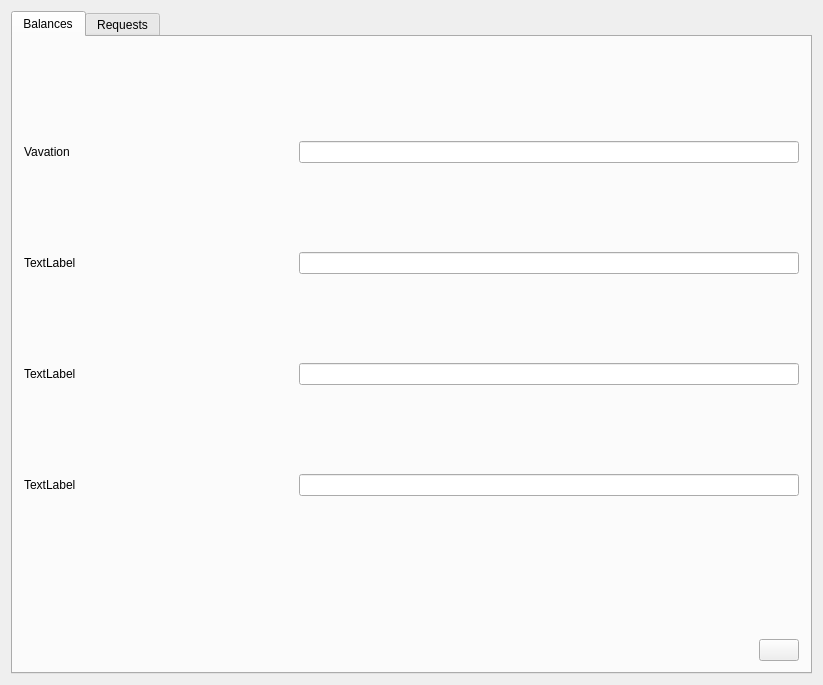
<?xml version="1.0" encoding="UTF-8"?>
<ui version="4.0">
 <class>MainWindow</class>
 <widget class="QMainWindow" name="MainWindow">
  <property name="geometry">
   <rect>
    <x>0</x>
    <y>0</y>
    <width>823</width>
    <height>685</height>
   </rect>
  </property>
  <property name="windowTitle">
   <string>MainWindow</string>
  </property>
  <widget class="QWidget" name="widget">
   <layout class="QGridLayout" name="gridLayout_8">
    <item row="0" column="0">
     <widget class="QTabWidget" name="tabWidget">
      <property name="currentIndex">
       <number>0</number>
      </property>
      <widget class="QWidget" name="tab_balances">
       <attribute name="title">
        <string>Balances</string>
       </attribute>
       <layout class="QGridLayout" name="gridLayout_7">
        <item row="0" column="1">
         <layout class="QGridLayout" name="gridLayout_6">
          <item row="2" column="1">
           <spacer name="horizontalSpacer">
            <property name="orientation">
             <enum>Qt::Horizontal</enum>
            </property>
            <property name="sizeHint" stdset="0">
             <size>
              <width>40</width>
              <height>20</height>
             </size>
            </property>
           </spacer>
          </item>
          <item row="0" column="0" colspan="3">
           <layout class="QGridLayout" name="gridLayout_5">
            <item row="5" column="0">
             <layout class="QGridLayout" name="gridLayout_3">
              <item row="0" column="0">
               <widget class="QLabel" name="label_3">
                <property name="text">
                 <string>TextLabel</string>
                </property>
               </widget>
              </item>
              <item row="0" column="1">
               <spacer name="horizontalSpacer_4">
                <property name="orientation">
                 <enum>Qt::Horizontal</enum>
                </property>
                <property name="sizeType">
                 <enum>QSizePolicy::Fixed</enum>
                </property>
                <property name="sizeHint" stdset="0">
                 <size>
                  <width>40</width>
                  <height>20</height>
                 </size>
                </property>
               </spacer>
              </item>
              <item row="0" column="2">
               <widget class="QLineEdit" name="lineEdit_3">
                <property name="maximumSize">
                 <size>
                  <width>500</width>
                  <height>16777215</height>
                 </size>
                </property>
               </widget>
              </item>
             </layout>
            </item>
            <item row="0" column="0">
             <spacer name="verticalSpacer_3">
              <property name="orientation">
               <enum>Qt::Vertical</enum>
              </property>
              <property name="sizeType">
               <enum>QSizePolicy::Minimum</enum>
              </property>
              <property name="sizeHint" stdset="0">
               <size>
                <width>20</width>
                <height>40</height>
               </size>
              </property>
             </spacer>
            </item>
            <item row="4" column="0">
             <spacer name="verticalSpacer_2">
              <property name="orientation">
               <enum>Qt::Vertical</enum>
              </property>
              <property name="sizeType">
               <enum>QSizePolicy::Fixed</enum>
              </property>
              <property name="sizeHint" stdset="0">
               <size>
                <width>20</width>
                <height>30</height>
               </size>
              </property>
             </spacer>
            </item>
            <item row="2" column="0">
             <spacer name="verticalSpacer">
              <property name="orientation">
               <enum>Qt::Vertical</enum>
              </property>
              <property name="sizeType">
               <enum>QSizePolicy::Fixed</enum>
              </property>
              <property name="sizeHint" stdset="0">
               <size>
                <width>20</width>
                <height>30</height>
               </size>
              </property>
             </spacer>
            </item>
            <item row="3" column="0">
             <layout class="QGridLayout" name="gridLayout_2">
              <item row="0" column="1">
               <spacer name="horizontalSpacer_3">
                <property name="orientation">
                 <enum>Qt::Horizontal</enum>
                </property>
                <property name="sizeType">
                 <enum>QSizePolicy::Fixed</enum>
                </property>
                <property name="sizeHint" stdset="0">
                 <size>
                  <width>40</width>
                  <height>20</height>
                 </size>
                </property>
               </spacer>
              </item>
              <item row="0" column="2">
               <widget class="QLineEdit" name="lineEdit_2">
                <property name="maximumSize">
                 <size>
                  <width>500</width>
                  <height>16777215</height>
                 </size>
                </property>
               </widget>
              </item>
              <item row="0" column="0">
               <widget class="QLabel" name="label_2">
                <property name="text">
                 <string>TextLabel</string>
                </property>
               </widget>
              </item>
             </layout>
            </item>
            <item row="7" column="0">
             <layout class="QGridLayout" name="gridLayout_4">
              <item row="0" column="2">
               <widget class="QLineEdit" name="lineEdit_4">
                <property name="maximumSize">
                 <size>
                  <width>500</width>
                  <height>16777215</height>
                 </size>
                </property>
               </widget>
              </item>
              <item row="0" column="1">
               <spacer name="horizontalSpacer_5">
                <property name="orientation">
                 <enum>Qt::Horizontal</enum>
                </property>
                <property name="sizeType">
                 <enum>QSizePolicy::Fixed</enum>
                </property>
                <property name="sizeHint" stdset="0">
                 <size>
                  <width>40</width>
                  <height>20</height>
                 </size>
                </property>
               </spacer>
              </item>
              <item row="0" column="0">
               <widget class="QLabel" name="label_4">
                <property name="text">
                 <string>TextLabel</string>
                </property>
               </widget>
              </item>
             </layout>
            </item>
            <item row="1" column="0">
             <layout class="QGridLayout" name="gridLayout">
              <item row="2" column="0">
               <widget class="QLabel" name="label">
                <property name="text">
                 <string>Vavation</string>
                </property>
               </widget>
              </item>
              <item row="2" column="1">
               <spacer name="horizontalSpacer_2">
                <property name="orientation">
                 <enum>Qt::Horizontal</enum>
                </property>
                <property name="sizeType">
                 <enum>QSizePolicy::Fixed</enum>
                </property>
                <property name="sizeHint" stdset="0">
                 <size>
                  <width>40</width>
                  <height>20</height>
                 </size>
                </property>
               </spacer>
              </item>
              <item row="2" column="2">
               <widget class="QLineEdit" name="lineEdit">
                <property name="maximumSize">
                 <size>
                  <width>500</width>
                  <height>16777215</height>
                 </size>
                </property>
               </widget>
              </item>
             </layout>
            </item>
            <item row="6" column="0">
             <spacer name="verticalSpacer_4">
              <property name="orientation">
               <enum>Qt::Vertical</enum>
              </property>
              <property name="sizeType">
               <enum>QSizePolicy::Fixed</enum>
              </property>
              <property name="sizeHint" stdset="0">
               <size>
                <width>20</width>
                <height>30</height>
               </size>
              </property>
             </spacer>
            </item>
           </layout>
          </item>
          <item row="1" column="1">
           <spacer name="verticalSpacer_5">
            <property name="orientation">
             <enum>Qt::Vertical</enum>
            </property>
            <property name="sizeType">
             <enum>QSizePolicy::Fixed</enum>
            </property>
            <property name="sizeHint" stdset="0">
             <size>
              <width>20</width>
              <height>80</height>
             </size>
            </property>
           </spacer>
          </item>
          <item row="2" column="2">
           <widget class="QPushButton" name="pushButton">
            <property name="text">
             <string/>
            </property>
           </widget>
          </item>
         </layout>
        </item>
       </layout>
      </widget>
      <widget class="QWidget" name="tab_requests">
       <attribute name="title">
        <string>Requests</string>
       </attribute>
       <widget class="QWidget" name="">
        <property name="geometry">
         <rect>
          <x>10</x>
          <y>10</y>
          <width>811</width>
          <height>551</height>
         </rect>
        </property>
        <layout class="QGridLayout" name="gridLayout_9">
         <item row="0" column="1">
          <widget class="QPushButton" name="pushButton_2">
           <property name="text">
            <string>Request Absence</string>
           </property>
          </widget>
         </item>
         <item row="1" column="1">
          <widget class="QPushButton" name="pushButton_3">
           <property name="text">
            <string>Request Sickness</string>
           </property>
          </widget>
         </item>
         <item row="0" column="0" rowspan="2">
          <widget class="QCalendarWidget" name="calendarWidget"/>
         </item>
        </layout>
       </widget>
      </widget>
     </widget>
    </item>
   </layout>
  </widget>
 </widget>
 <layoutdefault spacing="6" margin="11"/>
 <resources/>
 <connections/>
</ui>
